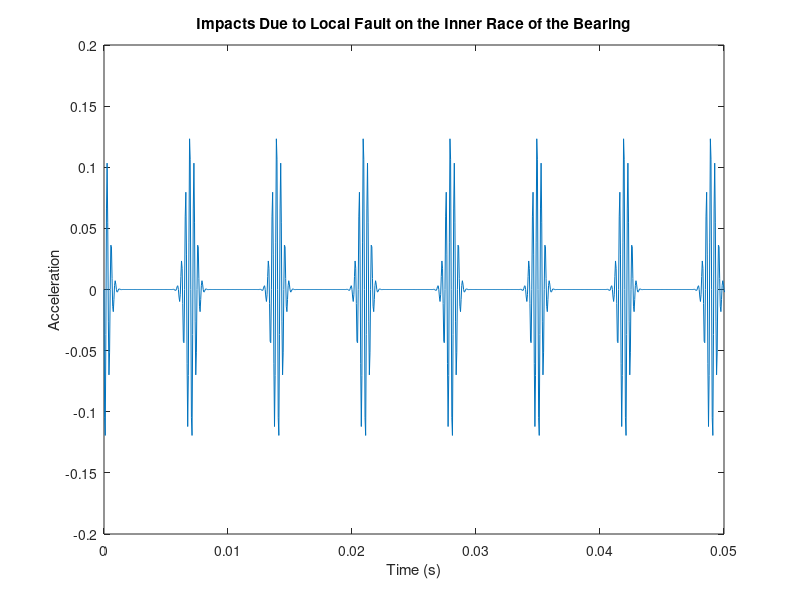
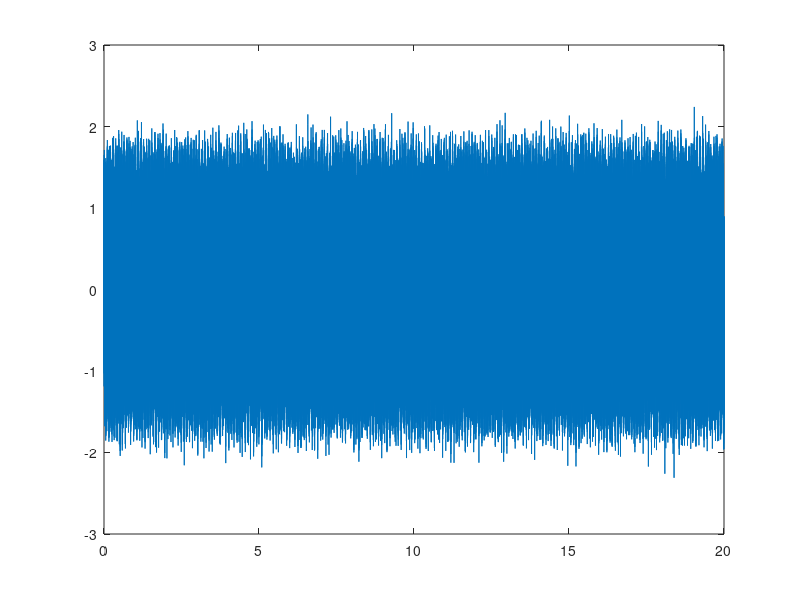

Reproduce these figures in MATLAB, in order. (Note: this script raises an error after producing the figures.)
clear 
clf;
fs = 20e3;          % Sample Rate (Hz)

%% System setup
Np = 13;            % Number of teeth on pinion
Ng = 35;            % Number of teeth on gear

fPin = 30;        % Pinion (Input) shaft frequency (Hz)

fGear = fPin*Np/Ng; % Gear (Output) shaft frequency (Hz)

fMesh = fPin*Np;    % Gear Mesh frequency (Hz)

t = 0:1/fs:20-1/fs;

vfIn = 0.4*sin(2*pi*fPin*t);    % Pinion waveform     
vfOut = 0.2*sin(2*pi*fGear*t);  % Gear waveform
vMesh = sin(2*pi*fMesh*t);      % Gear-mesh waveform

vNoFault = vfIn + vfOut + vMesh;                          
%% Bearing
n = 8;         % Number of rolling element bearings
d = 0.002;      % Diameter of rolling elements 
p = 0.010;      % Pitch diameter of bearing
thetaDeg = 15; % Contact angle in degrees

bpfi = n*fPin/2*(1 + d/p*cosd(thetaDeg)) % Ballpass frequency, inner race
fImpact = 3000;
tImpact = 0:1/fs:5e-3-1/fs;
xImpact = 0.4*sin(2*pi*fImpact*tImpact);
window  = kaiser(length(tImpact),40);

xImpactWindowed = xImpact.*window';

xComb = zeros(size(t));
xComb(1:round(fs/bpfi):end) = 1;
xBper = 0.33*conv(xComb,xImpactWindowed,'same');

figure(1)
plot(t,xBper)
xlim([0 0.05])
xlabel('Time (s)')
ylabel('Acceleration')
title('Impacts Due to Local Fault on the Inner Race of the Bearing')

vNoBFaultNoisy = vNoFault + randn(size(t))/5;
vBFaultNoisy = xBper + vNoFault + randn(size(t))/5;

figure(2)
plot(t,vBFaultNoisy)

figure(3)
pspectrum([vBFaultNoisy' vNoBFaultNoisy' ],fs,'FrequencyResolution',1,'FrequencyLimits',[0 10*bpfi])
legend('Damaged','Healthy')
title('Bearing Vibration Spectra')
grid off

harmImpact = (0:10)*bpfi;
[X,Y] = meshgrid(harmImpact,ylim);

hold on
plot(X/1000,Y,':k')
legend('Healthy','Damaged','BPFI harmonics')
xlim([0 10*bpfi]/1000)
hold off

figure(4)
pspectrum(vBFaultNoisy',fs,'FrequencyLimits',[0 10*bpfi], 'spectrogram', 'TimeResolution')
